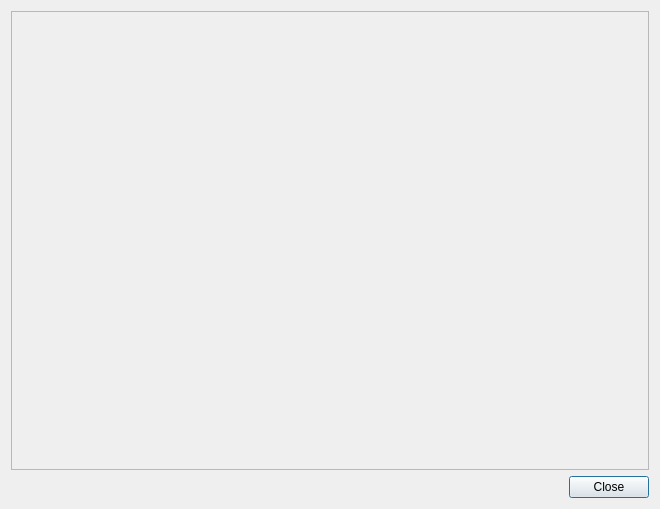
<?xml version="1.0" encoding="UTF-8"?>
<ui version="4.0">
 <class>HdrPreview</class>
 <widget class="QDialog" name="HdrPreview">
  <property name="geometry">
   <rect>
    <x>0</x>
    <y>0</y>
    <width>660</width>
    <height>509</height>
   </rect>
  </property>
  <property name="windowTitle">
   <string>HDR Preview</string>
  </property>
  <layout class="QGridLayout" name="gridLayout_2">
   <item row="0" column="0" colspan="2">
    <widget class="QFrame" name="hdrPreviewFrame">
     <property name="minimumSize">
      <size>
       <width>500</width>
       <height>250</height>
      </size>
     </property>
     <property name="frameShape">
      <enum>QFrame::StyledPanel</enum>
     </property>
     <property name="frameShadow">
      <enum>QFrame::Raised</enum>
     </property>
     <layout class="QGridLayout" name="gridLayout">
      <item row="0" column="0">
       <layout class="QHBoxLayout" name="layout"/>
      </item>
     </layout>
    </widget>
   </item>
   <item row="1" column="0">
    <spacer name="horizontalSpacer">
     <property name="orientation">
      <enum>Qt::Horizontal</enum>
     </property>
     <property name="sizeHint" stdset="0">
      <size>
       <width>555</width>
       <height>20</height>
      </size>
     </property>
    </spacer>
   </item>
   <item row="1" column="1">
    <widget class="QPushButton" name="pushButton">
     <property name="text">
      <string>Close</string>
     </property>
    </widget>
   </item>
  </layout>
 </widget>
 <resources/>
 <connections>
  <connection>
   <sender>pushButton</sender>
   <signal>clicked()</signal>
   <receiver>HdrPreview</receiver>
   <slot>accept()</slot>
   <hints>
    <hint type="sourcelabel">
     <x>605</x>
     <y>486</y>
    </hint>
    <hint type="destinationlabel">
     <x>485</x>
     <y>476</y>
    </hint>
   </hints>
  </connection>
 </connections>
</ui>
